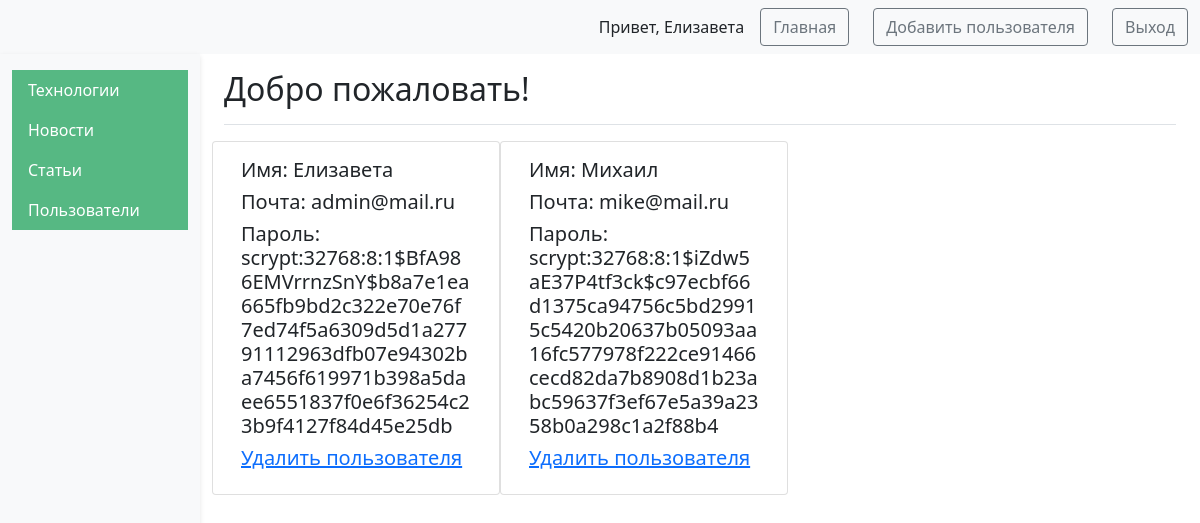
The app's page /get_all_users (signed in), older data.
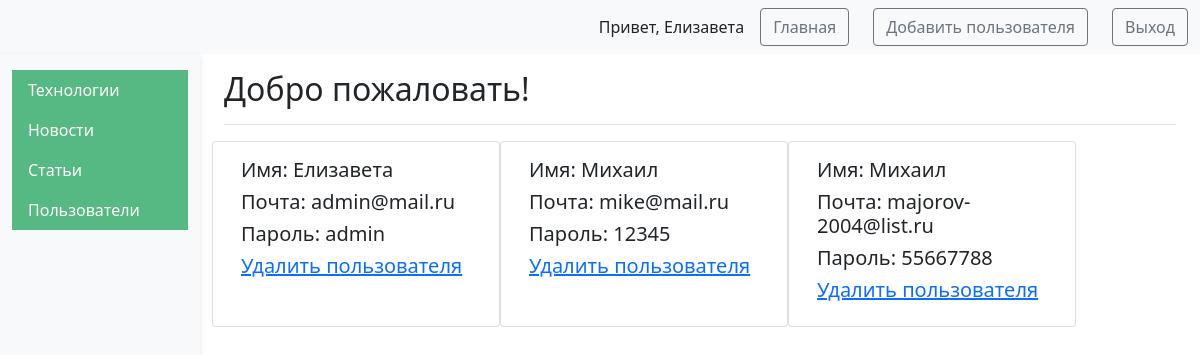
The same page, newer data.
### tables this page shows
CREATE TABLE users (
    id INTEGER PRIMARY KEY AUTOINCREMENT,
    name TEXT NOT NULL,
    email TEXT NOT NULL,
    psw TEXT NOT NULL,
    is_admin INTEGER NOT NULL
);

### app.py (the view)
@app.route("/get_all_users")
@login_required
def get_all_users():
    res = dbase.getAllUsers()
    return render_template(
        'all_users.html',
        data=res,
        user_name=current_user.get_name(),
        is_admin=int(current_user.get_admin())
    )

### DataBase.py (called while the page is built)
    def getUser(self, user_id):
        try:
            self.__cur.execute(
                f"SELECT * FROM users WHERE id = {user_id} LIMIT 1")
            res = self.__cur.fetchone()
            if not res:
                print("Пользователь не найден")
                return False
            return res
        except sqlite3.Error as e:
            print("Ошибка получения из БД "+str(e))
        return False

    def getAllUsers(self):
        try:
            self.__cur.execute(f"SELECT * FROM users")
            res = self.__cur.fetchall()
            print(res)
            if res:
                blocks_list = [dict(ix) for ix in res]
                print(blocks_list)
                return blocks_list
        except sqlite3.Error as e:
            print("Ошибка получения данных из БД "+str(e))
        return False

### UserLogin.py (called while the page is built)
    def fromDB(self, user_id, db):
        self.__user = db.getUser(user_id)
        return self

    def get_name(self):
        return str(self.__user['name'])

    def get_admin(self):
        return str(self.__user['is_admin'])

### app.py (called while the page is built)
@app.before_request
def before_request():
    global dbase
    db = get_db()
    dbase = DataBase(db)

@login_manager.user_loader  # Загрузка пользователя
def load_user(user_id):
    return UserLogin().fromDB(user_id, dbase)

def connect_db():
    conn = sqlite3.connect(app.config['DATABASE'], check_same_thread=False)
    conn.row_factory = sqlite3.Row
    return conn

def get_db():
    if not hasattr(g, 'link_db'):
        g.link_db = connect_db()
    return g.link_db

### templates/all_users.html (shortened to what this page needs)
<!DOCTYPE html>
<html lang="en">
<head>
	<link href="https://cdn.jsdelivr.net/npm/bootstrap@5.1.3/dist/css/bootstrap.min.css" rel="stylesheet">
</head>
<body>
	<nav class="navbar navbar-expand-lg navbar-light bg-light">
		<div class="container-fluid">
			<div class="d-flex align-items-center">
				<span class="me-3">Привет, {{user_name}}</span>
				<a href="{{ url_for('index') }}" class="btn btn-outline-secondary me-4">Главная</a>
				{% if is_admin == 1 %}
				<a class="btn btn-outline-secondary me-4" href="{{url_for('register')}}">Добавить пользователя</a>
				{% endif %}
				<a href="{{ url_for('logout') }}" class="btn btn-outline-secondary">Выход</a>
			</div>
		</div>
	</nav>
	<div class="container-fluid">
		<div class="row">
			{% if is_admin == 1 %}
			<nav id="sidebarMenu" class="col-md-3 col-lg-2 d-md-block bg-light sidebar collapse">
				<div class="position-sticky pt-3">
					<ul class="nav flex-column">
						<li class="nav-item">
							<a class="nav-link active" aria-current="page" href="{{ url_for('tech_admin') }}">
								Технологии
							</a>
							<a class="nav-link active" aria-current="page" href="{{ url_for('index') }}">
								Новости
							</a>
							<a class="nav-link active" aria-current="page" href="{{ url_for('post_admin') }}">
								Статьи
							</a>
							<a class="nav-link active" aria-current="page" href="{{ url_for('get_all_users') }}">
								Пользователи
							</a>
						</li>
					</ul>
				</div>
			</nav>
			{% endif %}
			<main class="col-md-9 ms-sm-auto col-lg-10 px-md-4">
				<div
					class="d-flex justify-content-between flex-wrap flex-md-nowrap align-items-center pt-3 pb-2 mb-3 border-bottom">
					<h1 class="h2">Добро пожаловать!</h1>
				</div>
				{% if is_admin == 1 %}
				<div class="row">
					{% for user in data %}
					<div class="card" style="width: 18rem;">
						<div class="card-body">
							<h5 class="card-title">Имя: {{user['name']}}</h5>
							<h5 class="card-title">Почта: {{user['email']}}</h5>
							<h5 class="card-title">Пароль: {{user['psw']}}</h5>
							<a href="{{url_for('del_user')}}">
								<h5 class="card-title">Удалить пользователя</h5>
							</a>
						</div>
					</div>
					{% endfor %}
				</div>
				{% endif %}
			</main>
		</div>
	</div>
</body>
</html>

### templates/all_users.html (style rules this page uses)
#sidebarMenu { min-height: 100vh; box-shadow: 0 2px 5px rgba(0, 0, 0, 0.1); z-index: 1000; }
.sidebar .nav-link { border-radius: 0; color: #333; }
.sidebar .nav-link.active { background-color: #56B883; color: white; }

Row changes from the older to the newer data that the page shows:
changed users "Елизавета": psw "scrypt:32768:8:1$BfA986EMVrrnzSnY$b8a7e1ea665fb9bd2c322e70e76f7ed74f5a6309d5d1a27791112963dfb07e94302ba7456f619971b398a5daee6551837f0e6f36254c23b9f4127f84d45e25db" → "admin"
changed users "mike@mail.ru": psw "scrypt:32768:8:1$iZdw5aE37P4tf3ck$c97ecbf66d1375ca94756c5bd29915c5420b20637b05093aa16fc577978f222ce91466cecd82da7b8908d1b23abc59637f3ef67e5a39a2358b0a298c1a2f88b4" → "12345"
added users: name "Михаил", email "majorov-2004@list.ru", psw "55667788"
